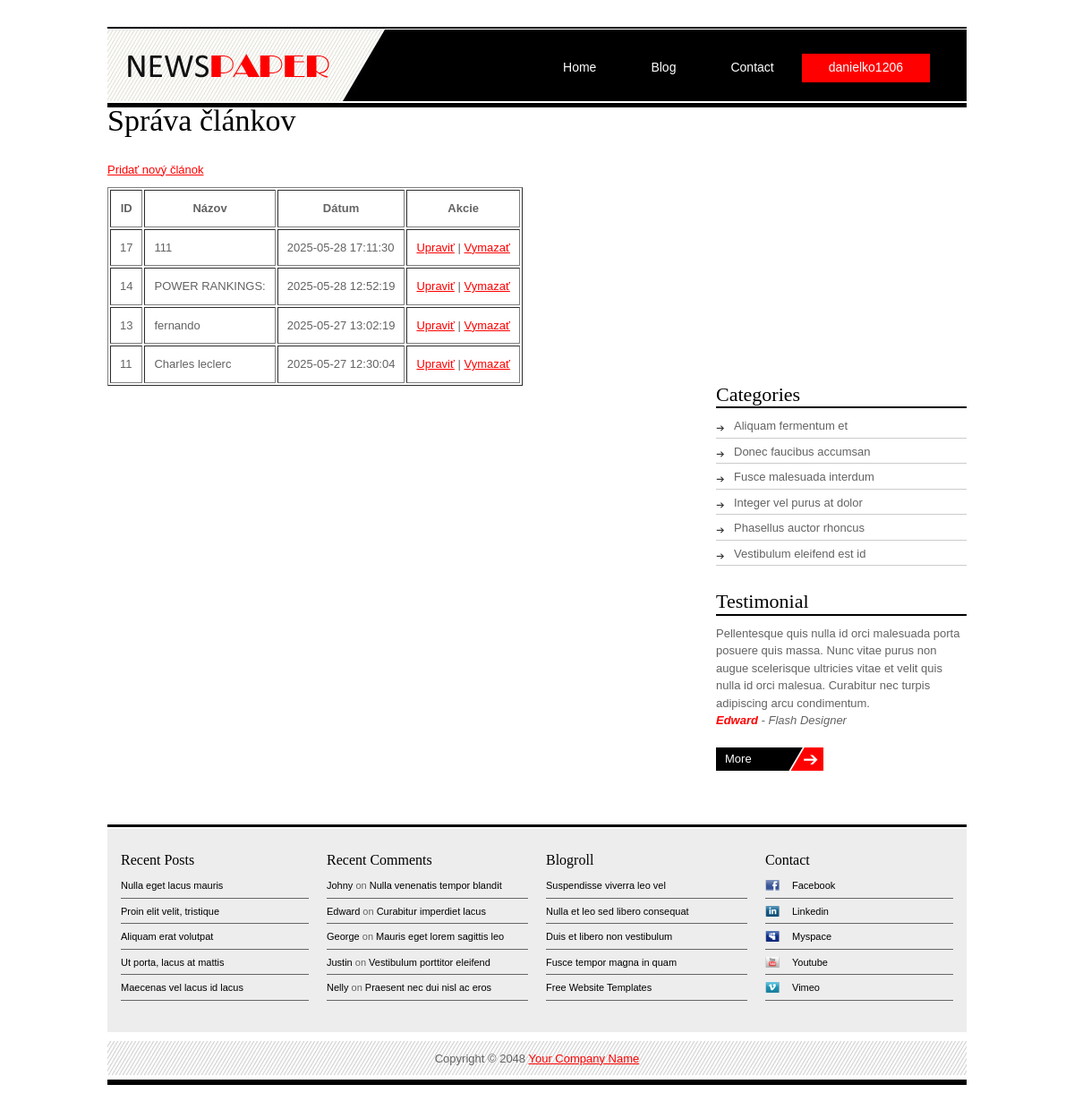
Page /admin/admin_posts.php (signed in) on the committed database.
### tables this page shows
CREATE TABLE `posts` (
  `id` int(11) NOT NULL,
  `title` varchar(255) NOT NULL,
  `image` varchar(255) DEFAULT NULL,
  `excerpt` text NOT NULL,
  `content` longtext NOT NULL,
  `datum_vytvorenia` datetime DEFAULT current_timestamp()
);

### classes/database.php (called while the page is built, shortened)
<?php
class Database {
    private $host = "localhost";
    private $user = "root";
    private $pwd = "";
    private $dbName = "f1blog";
    protected function connect() {
        $dsn = 'mysql:host=' . $this->host . ';dbname=' . $this->dbName;
        $pdo = new PDO($dsn, $this->user, $this->pwd);
        $pdo->setAttribute(PDO::ATTR_DEFAULT_FETCH_MODE, PDO::FETCH_ASSOC);
        return $pdo;
    }
}
?>

### classes/post.php (called while the page is built, shortened)
<?php
require_once 'Database.php';
class Post extends Database {
    private $conn;
     public function __construct() {
        $this->conn = $this->connect();
    }
    public function getAllPosts() {
        $stmt = $this->conn->prepare("SELECT * FROM posts ORDER BY datum_vytvorenia DESC");
        $stmt->execute();
        return $stmt->fetchAll(PDO::FETCH_ASSOC);
    }
}

### admin/admin_posts.php (the view, shortened to what this page needs)
<?php
include "../blog-F1-main/partials/header.php";
include "../classes/database.php";
include "../classes/post.php";
$postObj = new Post();
$posts = $postObj->getAllPosts();
?>
<!DOCTYPE html PUBLIC "-//W3C//DTD XHTML 1.0 Transitional//EN" "http://www.w3.org/TR/xhtml1/DTD/xhtml1-transitional.dtd">
<html xmlns="http://www.w3.org/1999/xhtml">
<head>
<link href="../blog-F1-main/templatemo_style.css" rel="stylesheet" type="text/css" />
<link rel="stylesheet" type="text/css" href="../blog-F1-main/ddsmoothmenu.css" />
</head>
<body>
<div id="templatemo_wrapper">
	<div id="templatemo_header">
    	<div id="site_title">
        	<h1><a href="#">Newspaper Template</a></h1>
        </div>
        <div id="templatemo_menu" class="ddsmoothmenu">
            <ul>
              	<li><a href="../blog-F1-main/index.php">Home</a></li>
              	<li><a href="../blog-F1-main/blog.php">Blog</a></li>
              	<li><a href="../blog-F1-main/contact.php" >Contact</a></li>
                <?php
                if (isset($_SESSION["id"]))
                    {
                ?>
                <li><a href="../admin/admin_post.php" class="selected"><?php echo $_SESSION["username"]; ?></a>
                </li>
                <?php
                    }
                ?>
            </ul>
            <br style="clear: left" />
        </div>
    </div>
    <h1>Správa článkov</h1>
<p><a href="admin_add_post.php">Pridať nový článok</a></p>
<table border="1" cellpadding="10">
    <thead>
        <tr>
            <th>ID</th><th>Názov</th><th>Dátum</th><th>Akcie</th>
        </tr>
    </thead>
    <tbody>
        <?php foreach ($posts as $post): ?>
        <tr>
            <td><?= htmlspecialchars($post['id']) ?></td>
            <td><?= htmlspecialchars($post['title']) ?></td>
            <td><?= htmlspecialchars($post['datum_vytvorenia']) ?></td>
            <td>
                <a href="admin_edit_post.php?id=<?= $post['id'] ?>">Upraviť</a> |
                <a href="admin_delete_post.php?id=<?= $post['id'] ?>" onclick="return confirm('Naozaj vymazať?');">Vymazať</a>
            </td>
        </tr>
        <?php endforeach; ?>
    </tbody>
</table>
<?php
include "../blog-F1-main/partials/footer.php";
?>

### blog-F1-main/templatemo_style.css (style rules this page uses)
body { margin: 0; padding: 0; color: #636363; font-family: Tahoma, Geneva, sans-serif; font-size: 13px; line-height: 1.5em; background-color: #fff; background-position: top; background-repeat: repeat-x; }
a, a:link, a:visited { color: #ff0000; font-weight: normal; }
p { margin: 0 0 10px 0; padding: 0; }
h1, h2, h3, h4, h5, h6 { color: #000; font-weight: normal; font-family: Georgia, "Times New Roman", Times, serif }
h1 { font-size: 34px; margin: 0 0 30px; padding: 5px 0 }
#templatemo_wrapper { width: 960px; margin: 0 auto; padding: 30px 10px; }
#templatemo_header { width: 900px; height: 30px; padding: 30px 40px 30px 20px; background: url(images/templatemo_header.jpg) no-repeat; }
#site_title { float: left; }
#site_title h1 { margin: 0; padding: 0; }
#site_title h1 a { display: block; width: 230px; height: 27px; color: #000; text-indent: -10000px; background: url(images/templatemo_logo.png) no-repeat top left; }
#templatemo_menu { float: right; }

### blog-F1-main/ddsmoothmenu.css (style rules this page uses)
.ddsmoothmenu ul { z-index:100; margin: 0; padding: 0; list-style-type: none; }
.ddsmoothmenu ul li { position: relative; display: inline; float: left; }
.ddsmoothmenu ul li a { display: block; position: relative; padding: 6px 30px; margin: 0 1px 0 0; font-size: 14px; color: #fff; text-align: center; text-decoration: none; outline: none; border: none; }
.ddsmoothmenu ul li a.selected, .ddsmoothmenu ul li a:hover { background: #f00 }

### rows in the picture
posts: id "17", title "111", datum_vytvorenia "2025-05-28 17:11:30"
posts: id "14", title "POWER RANKINGS:", datum_vytvorenia "2025-05-28 12:52:19"
posts: id "13", title "fernando", datum_vytvorenia "2025-05-27 13:02:19"
posts: id "11", title "Charles leclerc", datum_vytvorenia "2025-05-27 12:30:04"

### other values in the picture
$_SESSION["username"] "danielko1206"
